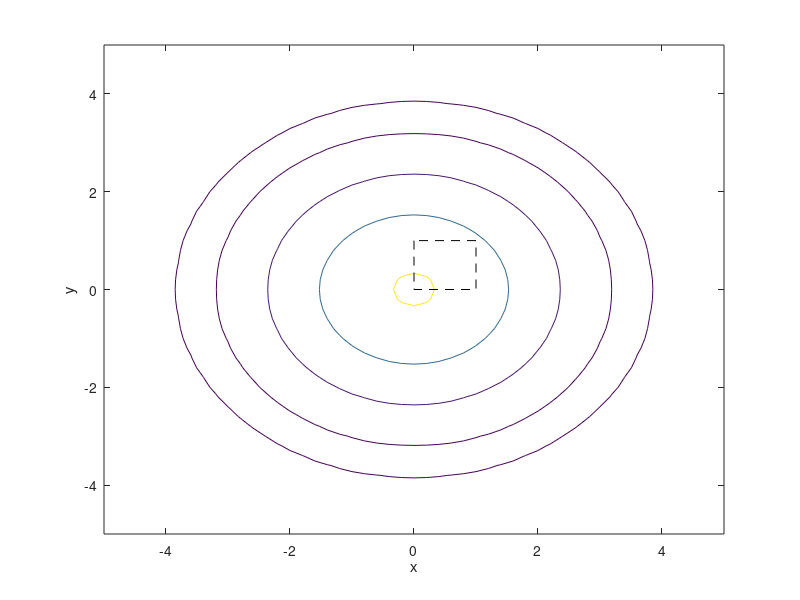

Recreate this plot in MATLAB.
clc, clear all


mu = [0 0];
Sigma = [1 0; 0 1];
x1 = -5:.2:5; x2 = -5:.2:5;
[X1,X2] = meshgrid(x1,x2);
F = mvnpdf([X1(:) X2(:)],mu,Sigma);
F = reshape(F,length(x2),length(x1));

mvncdf([0 0],[1 1],mu,Sigma);
contour(x1,x2,F,[.0001 .001 .01 .05:.1:.95 .99 .999 .9999]);
xlabel('x'); ylabel('y');
line([0 0 1 1 0],[1 0 0 1 1],'linestyle','--','color','k');

[F,err] = mvncdf([-2 -2],[2 2],mu,Sigma)